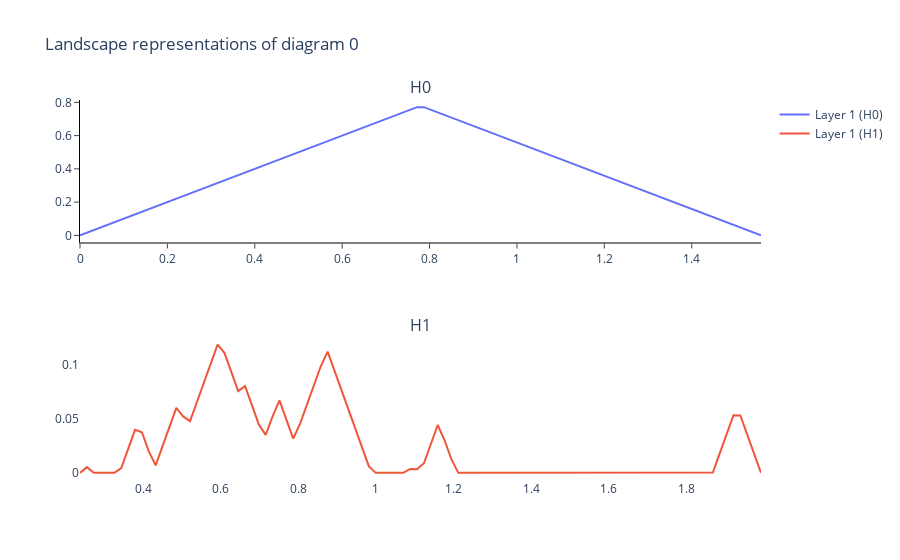

The notebook cell this image was saved under:
### Code cell
landscape.plot(landscapes)
